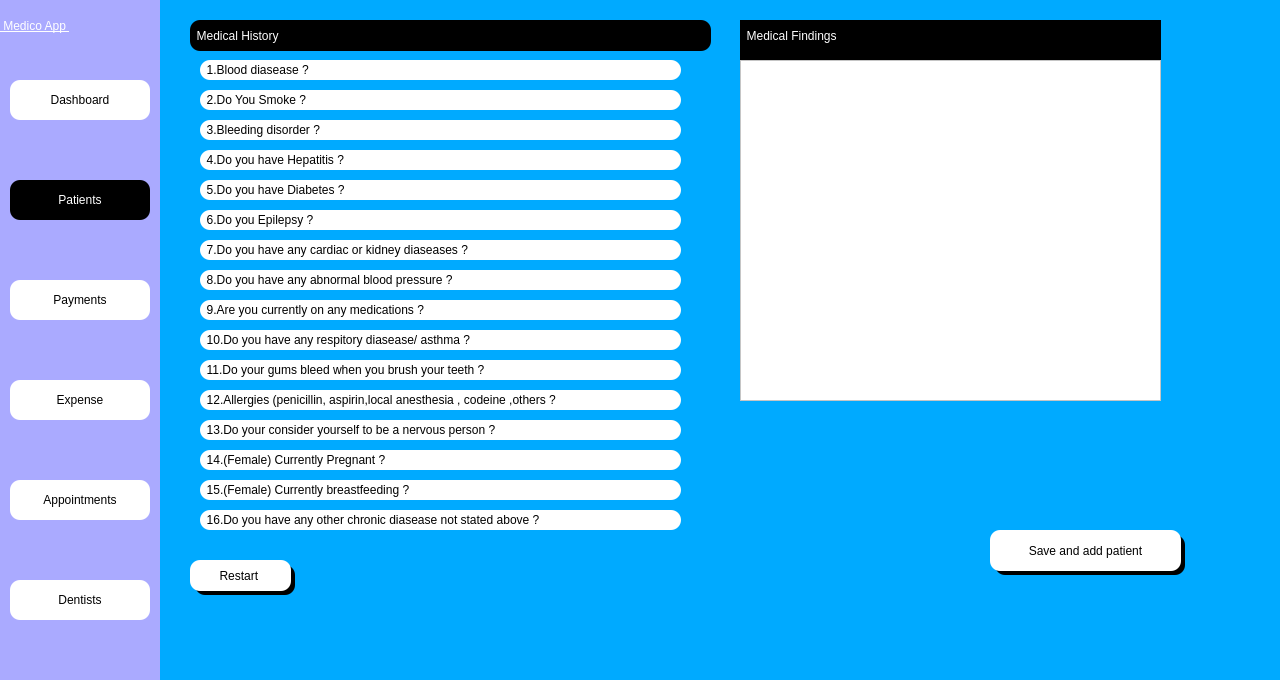
<?xml version="1.0" encoding="UTF-8"?>
<ui version="4.0">
 <class>Dialog</class>
 <widget class="QDialog" name="Dialog">
  <property name="geometry">
   <rect>
    <x>0</x>
    <y>0</y>
    <width>1280</width>
    <height>680</height>
   </rect>
  </property>
  <property name="windowTitle">
   <string>Dialog</string>
  </property>
  <property name="styleSheet">
   <string notr="true">background-color: rgb(0, 170, 255);</string>
  </property>
  <widget class="QWidget" name="side_bar" native="true">
   <property name="geometry">
    <rect>
     <x>0</x>
     <y>0</y>
     <width>160</width>
     <height>681</height>
    </rect>
   </property>
   <property name="styleSheet">
    <string notr="true">background-color: rgb(170, 170, 255);</string>
   </property>
   <widget class="QPushButton" name="dash_btn">
    <property name="geometry">
     <rect>
      <x>10</x>
      <y>80</y>
      <width>140</width>
      <height>40</height>
     </rect>
    </property>
    <property name="styleSheet">
     <string notr="true">QPushButton{


font:  14pt &quot;Segoe UI &quot;;
background-color: rgb(255, 255, 255);
border-top-left-radius:10px;
border-bottom-left-radius:10px;
border-top-right-radius:10px;
border-bottom-right-radius:10px;}
QPushButton:hover{
	background-color: rgb(161, 161, 161);
	color: rgb(255, 255, 255);
}
QPushButton:focus{
	background-color: rgb(161, 161, 161);
	color: rgb(255, 255, 255);
}</string>
    </property>
    <property name="text">
     <string>Dashboard</string>
    </property>
    <property name="icon">
     <iconset>
      <normaloff>../Medico_modern/dashboard.png</normaloff>../Medico_modern/dashboard.png</iconset>
    </property>
   </widget>
   <widget class="QPushButton" name="appointment_btn">
    <property name="geometry">
     <rect>
      <x>10</x>
      <y>480</y>
      <width>140</width>
      <height>40</height>
     </rect>
    </property>
    <property name="styleSheet">
     <string notr="true">QPushButton{


font:  14pt &quot;Segoe UI &quot;;
background-color: rgb(255, 255, 255);
border-top-left-radius:10px;
border-bottom-left-radius:10px;
border-top-right-radius:10px;
border-bottom-right-radius:10px;}
QPushButton:hover{
	background-color: rgb(161, 161, 161);
	color: rgb(255, 255, 255);
}
QPushButton:focus{
	background-color: rgb(161, 161, 161);
	color: rgb(255, 255, 255);
}</string>
    </property>
    <property name="text">
     <string>Appointments</string>
    </property>
    <property name="icon">
     <iconset>
      <normaloff>../Medico_modern/appointmentdownload (1).png</normaloff>../Medico_modern/appointmentdownload (1).png</iconset>
    </property>
   </widget>
   <widget class="QPushButton" name="dentist_btn">
    <property name="geometry">
     <rect>
      <x>10</x>
      <y>580</y>
      <width>140</width>
      <height>40</height>
     </rect>
    </property>
    <property name="styleSheet">
     <string notr="true">QPushButton{


font:  14pt &quot;Segoe UI &quot;;
background-color: rgb(255, 255, 255);
border-top-left-radius:10px;
border-bottom-left-radius:10px;
border-top-right-radius:10px;
border-bottom-right-radius:10px;}
QPushButton:hover{
	background-color: rgb(161, 161, 161);
	color: rgb(255, 255, 255);
}
QPushButton:focus{
	background-color: rgb(161, 161, 161);
	color: rgb(255, 255, 255);
}</string>
    </property>
    <property name="text">
     <string>Dentists</string>
    </property>
    <property name="icon">
     <iconset>
      <normaloff>../Medico_modern/dentistimages.png</normaloff>../Medico_modern/dentistimages.png</iconset>
    </property>
   </widget>
   <widget class="QPushButton" name="payment_btn">
    <property name="geometry">
     <rect>
      <x>10</x>
      <y>280</y>
      <width>140</width>
      <height>40</height>
     </rect>
    </property>
    <property name="styleSheet">
     <string notr="true">QPushButton{


font:  14pt &quot;Segoe UI &quot;;
background-color: rgb(255, 255, 255);
border-top-left-radius:10px;
border-bottom-left-radius:10px;
border-top-right-radius:10px;
border-bottom-right-radius:10px;}
QPushButton:hover{
	background-color: rgb(161, 161, 161);
	color: rgb(255, 255, 255);
}
QPushButton:focus{
	background-color: rgb(161, 161, 161);
	color: rgb(255, 255, 255);
}</string>
    </property>
    <property name="text">
     <string>Payments</string>
    </property>
    <property name="icon">
     <iconset>
      <normaloff>../Medico_modern/billingdownload (1).png</normaloff>../Medico_modern/billingdownload (1).png</iconset>
    </property>
   </widget>
   <widget class="QPushButton" name="expense_btn">
    <property name="geometry">
     <rect>
      <x>10</x>
      <y>380</y>
      <width>140</width>
      <height>40</height>
     </rect>
    </property>
    <property name="styleSheet">
     <string notr="true">QPushButton{


font:  14pt &quot;Segoe UI &quot;;
background-color: rgb(255, 255, 255);
border-top-left-radius:10px;
border-bottom-left-radius:10px;
border-top-right-radius:10px;
border-bottom-right-radius:10px;}
QPushButton:hover{
	background-color: rgb(161, 161, 161);
	color: rgb(255, 255, 255);
}
QPushButton:focus{
	background-color: rgb(161, 161, 161);
	color: rgb(255, 255, 255);
}</string>
    </property>
    <property name="text">
     <string>Expense</string>
    </property>
    <property name="icon">
     <iconset>
      <normaloff>../Medico_modern/billingdownload (1).png</normaloff>../Medico_modern/billingdownload (1).png</iconset>
    </property>
   </widget>
   <widget class="QLabel" name="label_6">
    <property name="geometry">
     <rect>
      <x>0</x>
      <y>0</y>
      <width>161</width>
      <height>51</height>
     </rect>
    </property>
    <property name="styleSheet">
     <string notr="true">font: 20pt &quot;MS Shell Dlg 2&quot;;
font: 75 20pt &quot;MS Shell Dlg 2&quot;;
text-decoration: underline;
font: 22pt &quot;MS Shell Dlg 2&quot;;
background-color: rgba(255, 255, 255,0);
color: rgb(255, 255, 255);
</string>
    </property>
    <property name="text">
     <string> Medico App </string>
    </property>
   </widget>
  </widget>
  <widget class="QPushButton" name="patient_btn">
   <property name="geometry">
    <rect>
     <x>10</x>
     <y>180</y>
     <width>140</width>
     <height>40</height>
    </rect>
   </property>
   <property name="styleSheet">
    <string notr="true">
QPushButton{


font:  14pt &quot;Segoe UI &quot;;
background-color: rgb(255, 255, 255);
border-top-left-radius:10px;
border-bottom-left-radius:10px;
border-top-right-radius:10px;
border-bottom-right-radius:10px;

	background-color: rgb(0, 0, 0);
	color: rgb(255, 255, 255);
}

QPushButton:hover{
	background-color: rgb(161, 161, 161);
	color: rgb(255, 255, 255);
}
QPushButton:focus{
	background-color: rgb(0, 0, 0);
	color: rgb(255, 255, 255);
}
</string>
   </property>
   <property name="text">
    <string>Patients</string>
   </property>
   <property name="icon">
    <iconset>
     <normaloff>../Medico_modern/patientdownload .png</normaloff>../Medico_modern/patientdownload .png</iconset>
   </property>
  </widget>
  <widget class="QWidget" name="widget" native="true">
   <property name="geometry">
    <rect>
     <x>190</x>
     <y>20</y>
     <width>521</width>
     <height>521</height>
    </rect>
   </property>
   <property name="styleSheet">
    <string notr="true">font: 12pt &quot;MS Shell Dlg 2&quot;;

border-top-left-radius:10px;
border-bottom-left-radius:10px;
border-top-right-radius:10px;
border-bottom-right-radius:10px;
background-color: rgba(0, 0, 0,.5);
color: rgb(255, 255, 255);</string>
   </property>
   <widget class="QLabel" name="q1">
    <property name="geometry">
     <rect>
      <x>10</x>
      <y>40</y>
      <width>481</width>
      <height>20</height>
     </rect>
    </property>
    <property name="styleSheet">
     <string notr="true">color: rgb(0, 0, 0);
background-color: rgb(255, 255, 255);



font:  12pt &quot;Segoe UI &quot;;</string>
    </property>
    <property name="text">
     <string>  1.Blood diasease ?</string>
    </property>
   </widget>
   <widget class="QCheckBox" name="q1_y_check">
    <property name="geometry">
     <rect>
      <x>500</x>
      <y>40</y>
      <width>16</width>
      <height>20</height>
     </rect>
    </property>
    <property name="styleSheet">
     <string notr="true">QCheckBox{
	background-color: rgba(0, 0, 0,0);
}
QCheckBox:focus{
	background-color: rgb(161, 161, 161);
	color: rgb(255, 255, 255);
}</string>
    </property>
    <property name="text">
     <string/>
    </property>
   </widget>
   <widget class="QLabel" name="q2">
    <property name="geometry">
     <rect>
      <x>10</x>
      <y>70</y>
      <width>481</width>
      <height>20</height>
     </rect>
    </property>
    <property name="styleSheet">
     <string notr="true">color: rgb(0, 0, 0);
background-color: rgb(255, 255, 255);



font:  12pt &quot;Segoe UI &quot;;</string>
    </property>
    <property name="text">
     <string>  2.Do You Smoke ?</string>
    </property>
   </widget>
   <widget class="QCheckBox" name="q2_y_check">
    <property name="geometry">
     <rect>
      <x>500</x>
      <y>70</y>
      <width>16</width>
      <height>20</height>
     </rect>
    </property>
    <property name="styleSheet">
     <string notr="true">QCheckBox{
	background-color: rgba(0, 0, 0,0);
}
QCheckBox:focus{
	background-color: rgb(161, 161, 161);
	color: rgb(255, 255, 255);
}</string>
    </property>
    <property name="text">
     <string/>
    </property>
   </widget>
   <widget class="QLabel" name="q3">
    <property name="geometry">
     <rect>
      <x>10</x>
      <y>100</y>
      <width>481</width>
      <height>20</height>
     </rect>
    </property>
    <property name="styleSheet">
     <string notr="true">color: rgb(0, 0, 0);
background-color: rgb(255, 255, 255);



font:  12pt &quot;Segoe UI &quot;;</string>
    </property>
    <property name="text">
     <string>  3.Bleeding disorder ?</string>
    </property>
   </widget>
   <widget class="QCheckBox" name="q3_y_check">
    <property name="geometry">
     <rect>
      <x>500</x>
      <y>100</y>
      <width>16</width>
      <height>20</height>
     </rect>
    </property>
    <property name="styleSheet">
     <string notr="true">QCheckBox{
	background-color: rgba(0, 0, 0,0);
}
QCheckBox:focus{
	background-color: rgb(161, 161, 161);
	color: rgb(255, 255, 255);
}</string>
    </property>
    <property name="text">
     <string/>
    </property>
   </widget>
   <widget class="QLabel" name="q4">
    <property name="geometry">
     <rect>
      <x>10</x>
      <y>130</y>
      <width>481</width>
      <height>20</height>
     </rect>
    </property>
    <property name="styleSheet">
     <string notr="true">color: rgb(0, 0, 0);
background-color: rgb(255, 255, 255);



font:  12pt &quot;Segoe UI &quot;;</string>
    </property>
    <property name="text">
     <string>  4.Do you have Hepatitis ?</string>
    </property>
   </widget>
   <widget class="QCheckBox" name="q4_y_check">
    <property name="geometry">
     <rect>
      <x>500</x>
      <y>130</y>
      <width>16</width>
      <height>20</height>
     </rect>
    </property>
    <property name="styleSheet">
     <string notr="true">QCheckBox{
	background-color: rgba(0, 0, 0,0);
}
QCheckBox:focus{
	background-color: rgb(161, 161, 161);
	color: rgb(255, 255, 255);
}</string>
    </property>
    <property name="text">
     <string/>
    </property>
   </widget>
   <widget class="QLabel" name="q5">
    <property name="geometry">
     <rect>
      <x>10</x>
      <y>160</y>
      <width>481</width>
      <height>20</height>
     </rect>
    </property>
    <property name="styleSheet">
     <string notr="true">color: rgb(0, 0, 0);
background-color: rgb(255, 255, 255);



font:  12pt &quot;Segoe UI &quot;;</string>
    </property>
    <property name="text">
     <string>  5.Do you have Diabetes ?</string>
    </property>
   </widget>
   <widget class="QCheckBox" name="q5_y_check">
    <property name="geometry">
     <rect>
      <x>500</x>
      <y>160</y>
      <width>16</width>
      <height>20</height>
     </rect>
    </property>
    <property name="styleSheet">
     <string notr="true">QCheckBox{
	background-color: rgba(0, 0, 0,0);
}
QCheckBox:focus{
	background-color: rgb(161, 161, 161);
	color: rgb(255, 255, 255);
}</string>
    </property>
    <property name="text">
     <string/>
    </property>
   </widget>
   <widget class="QLabel" name="q6">
    <property name="geometry">
     <rect>
      <x>10</x>
      <y>190</y>
      <width>481</width>
      <height>20</height>
     </rect>
    </property>
    <property name="styleSheet">
     <string notr="true">color: rgb(0, 0, 0);
background-color: rgb(255, 255, 255);



font:  12pt &quot;Segoe UI &quot;;</string>
    </property>
    <property name="text">
     <string>  6.Do you Epilepsy ?</string>
    </property>
   </widget>
   <widget class="QCheckBox" name="q6_y_check">
    <property name="geometry">
     <rect>
      <x>500</x>
      <y>190</y>
      <width>16</width>
      <height>20</height>
     </rect>
    </property>
    <property name="styleSheet">
     <string notr="true">QCheckBox{
	background-color: rgba(0, 0, 0,0);
}
QCheckBox:focus{
	background-color: rgb(161, 161, 161);
	color: rgb(255, 255, 255);
}</string>
    </property>
    <property name="text">
     <string/>
    </property>
   </widget>
   <widget class="QLabel" name="q7">
    <property name="geometry">
     <rect>
      <x>10</x>
      <y>220</y>
      <width>481</width>
      <height>20</height>
     </rect>
    </property>
    <property name="styleSheet">
     <string notr="true">color: rgb(0, 0, 0);
background-color: rgb(255, 255, 255);



font:  12pt &quot;Segoe UI &quot;;</string>
    </property>
    <property name="text">
     <string>  7.Do you have any cardiac or kidney diaseases ?</string>
    </property>
   </widget>
   <widget class="QCheckBox" name="q7_y_check">
    <property name="geometry">
     <rect>
      <x>500</x>
      <y>220</y>
      <width>16</width>
      <height>20</height>
     </rect>
    </property>
    <property name="styleSheet">
     <string notr="true">QCheckBox{
	background-color: rgba(0, 0, 0,0);
}
QCheckBox:focus{
	background-color: rgb(161, 161, 161);
	color: rgb(255, 255, 255);
}</string>
    </property>
    <property name="text">
     <string/>
    </property>
   </widget>
   <widget class="QLabel" name="q8">
    <property name="geometry">
     <rect>
      <x>10</x>
      <y>250</y>
      <width>481</width>
      <height>20</height>
     </rect>
    </property>
    <property name="styleSheet">
     <string notr="true">color: rgb(0, 0, 0);
background-color: rgb(255, 255, 255);



font:  12pt &quot;Segoe UI &quot;;</string>
    </property>
    <property name="text">
     <string>  8.Do you have any abnormal blood pressure ?</string>
    </property>
   </widget>
   <widget class="QCheckBox" name="q8_y_check">
    <property name="geometry">
     <rect>
      <x>500</x>
      <y>250</y>
      <width>16</width>
      <height>20</height>
     </rect>
    </property>
    <property name="styleSheet">
     <string notr="true">QCheckBox{
	background-color: rgba(0, 0, 0,0);
}
QCheckBox:focus{
	background-color: rgb(161, 161, 161);
	color: rgb(255, 255, 255);
}</string>
    </property>
    <property name="text">
     <string/>
    </property>
   </widget>
   <widget class="QLabel" name="q9">
    <property name="geometry">
     <rect>
      <x>10</x>
      <y>280</y>
      <width>481</width>
      <height>20</height>
     </rect>
    </property>
    <property name="styleSheet">
     <string notr="true">color: rgb(0, 0, 0);
background-color: rgb(255, 255, 255);



font:  12pt &quot;Segoe UI &quot;;</string>
    </property>
    <property name="text">
     <string>  9.Are you currently on any medications ?</string>
    </property>
   </widget>
   <widget class="QCheckBox" name="q9_y_check">
    <property name="geometry">
     <rect>
      <x>500</x>
      <y>280</y>
      <width>16</width>
      <height>20</height>
     </rect>
    </property>
    <property name="styleSheet">
     <string notr="true">QCheckBox{
	background-color: rgba(0, 0, 0,0);
}
QCheckBox:focus{
	background-color: rgb(161, 161, 161);
	color: rgb(255, 255, 255);
}</string>
    </property>
    <property name="text">
     <string/>
    </property>
   </widget>
   <widget class="QLabel" name="q10">
    <property name="geometry">
     <rect>
      <x>10</x>
      <y>310</y>
      <width>481</width>
      <height>20</height>
     </rect>
    </property>
    <property name="styleSheet">
     <string notr="true">color: rgb(0, 0, 0);
background-color: rgb(255, 255, 255);



font:  12pt &quot;Segoe UI &quot;;</string>
    </property>
    <property name="text">
     <string>  10.Do you have any respitory diasease/ asthma ?</string>
    </property>
   </widget>
   <widget class="QCheckBox" name="q10_y_check">
    <property name="geometry">
     <rect>
      <x>500</x>
      <y>310</y>
      <width>16</width>
      <height>20</height>
     </rect>
    </property>
    <property name="styleSheet">
     <string notr="true">QCheckBox{
	background-color: rgba(0, 0, 0,0);
}
QCheckBox:focus{
	background-color: rgb(161, 161, 161);
	color: rgb(255, 255, 255);
}</string>
    </property>
    <property name="text">
     <string/>
    </property>
   </widget>
   <widget class="QLabel" name="q11">
    <property name="geometry">
     <rect>
      <x>10</x>
      <y>340</y>
      <width>481</width>
      <height>20</height>
     </rect>
    </property>
    <property name="styleSheet">
     <string notr="true">color: rgb(0, 0, 0);
background-color: rgb(255, 255, 255);



font:  12pt &quot;Segoe UI &quot;;</string>
    </property>
    <property name="text">
     <string>  11.Do your gums bleed when you brush your teeth ?</string>
    </property>
   </widget>
   <widget class="QCheckBox" name="q11_y_check">
    <property name="geometry">
     <rect>
      <x>500</x>
      <y>340</y>
      <width>16</width>
      <height>20</height>
     </rect>
    </property>
    <property name="styleSheet">
     <string notr="true">QCheckBox{
	background-color: rgba(0, 0, 0,0);
}
QCheckBox:focus{
	background-color: rgb(161, 161, 161);
	color: rgb(255, 255, 255);
}</string>
    </property>
    <property name="text">
     <string/>
    </property>
   </widget>
   <widget class="QLabel" name="q12">
    <property name="geometry">
     <rect>
      <x>10</x>
      <y>370</y>
      <width>481</width>
      <height>20</height>
     </rect>
    </property>
    <property name="styleSheet">
     <string notr="true">color: rgb(0, 0, 0);
background-color: rgb(255, 255, 255);



font:  12pt &quot;Segoe UI &quot;;</string>
    </property>
    <property name="text">
     <string>  12.Allergies (penicillin, aspirin,local anesthesia , codeine ,others ?</string>
    </property>
   </widget>
   <widget class="QCheckBox" name="q12_y_check">
    <property name="geometry">
     <rect>
      <x>500</x>
      <y>370</y>
      <width>16</width>
      <height>20</height>
     </rect>
    </property>
    <property name="styleSheet">
     <string notr="true">QCheckBox{
	background-color: rgba(0, 0, 0,0);
}
QCheckBox:focus{
	background-color: rgb(161, 161, 161);
	color: rgb(255, 255, 255);
}</string>
    </property>
    <property name="text">
     <string/>
    </property>
   </widget>
   <widget class="QLabel" name="q13">
    <property name="geometry">
     <rect>
      <x>10</x>
      <y>400</y>
      <width>481</width>
      <height>20</height>
     </rect>
    </property>
    <property name="styleSheet">
     <string notr="true">color: rgb(0, 0, 0);
background-color: rgb(255, 255, 255);



font:  12pt &quot;Segoe UI &quot;;</string>
    </property>
    <property name="text">
     <string>  13.Do your consider yourself to be a nervous person ?</string>
    </property>
   </widget>
   <widget class="QCheckBox" name="q13_y_check">
    <property name="geometry">
     <rect>
      <x>500</x>
      <y>400</y>
      <width>16</width>
      <height>20</height>
     </rect>
    </property>
    <property name="styleSheet">
     <string notr="true">QCheckBox{
	background-color: rgba(0, 0, 0,0);
}
QCheckBox:focus{
	background-color: rgb(161, 161, 161);
	color: rgb(255, 255, 255);
}</string>
    </property>
    <property name="text">
     <string/>
    </property>
   </widget>
   <widget class="QLabel" name="q14">
    <property name="geometry">
     <rect>
      <x>10</x>
      <y>430</y>
      <width>481</width>
      <height>20</height>
     </rect>
    </property>
    <property name="styleSheet">
     <string notr="true">color: rgb(0, 0, 0);
background-color: rgb(255, 255, 255);



font:  12pt &quot;Segoe UI &quot;;</string>
    </property>
    <property name="text">
     <string>  14.(Female) Currently Pregnant ?</string>
    </property>
   </widget>
   <widget class="QCheckBox" name="q14_y_check">
    <property name="geometry">
     <rect>
      <x>500</x>
      <y>430</y>
      <width>16</width>
      <height>20</height>
     </rect>
    </property>
    <property name="styleSheet">
     <string notr="true">QCheckBox{
	background-color: rgba(0, 0, 0,0);
}
QCheckBox:focus{
	background-color: rgb(161, 161, 161);
	color: rgb(255, 255, 255);
}</string>
    </property>
    <property name="text">
     <string/>
    </property>
   </widget>
   <widget class="QLabel" name="q15">
    <property name="geometry">
     <rect>
      <x>10</x>
      <y>460</y>
      <width>481</width>
      <height>20</height>
     </rect>
    </property>
    <property name="styleSheet">
     <string notr="true">color: rgb(0, 0, 0);
background-color: rgb(255, 255, 255);



font:  12pt &quot;Segoe UI &quot;;</string>
    </property>
    <property name="text">
     <string>  15.(Female) Currently breastfeeding ?</string>
    </property>
   </widget>
   <widget class="QCheckBox" name="q15_y_check">
    <property name="geometry">
     <rect>
      <x>500</x>
      <y>460</y>
      <width>16</width>
      <height>20</height>
     </rect>
    </property>
    <property name="styleSheet">
     <string notr="true">QCheckBox{
	background-color: rgba(0, 0, 0,0);
}
QCheckBox:focus{
	background-color: rgb(161, 161, 161);
	color: rgb(255, 255, 255);
}</string>
    </property>
    <property name="text">
     <string/>
    </property>
   </widget>
   <widget class="QLabel" name="q16">
    <property name="geometry">
     <rect>
      <x>10</x>
      <y>490</y>
      <width>481</width>
      <height>20</height>
     </rect>
    </property>
    <property name="styleSheet">
     <string notr="true">color: rgb(0, 0, 0);
background-color: rgb(255, 255, 255);



font:  12pt &quot;Segoe UI &quot;;</string>
    </property>
    <property name="text">
     <string>  16.Do you have any other chronic diasease not stated above ?</string>
    </property>
   </widget>
   <widget class="QCheckBox" name="q16_y_check">
    <property name="geometry">
     <rect>
      <x>500</x>
      <y>490</y>
      <width>16</width>
      <height>20</height>
     </rect>
    </property>
    <property name="styleSheet">
     <string notr="true">QCheckBox{
	background-color: rgba(0, 0, 0,0);
}
QCheckBox:focus{
	background-color: rgb(161, 161, 161);
	color: rgb(255, 255, 255);
}</string>
    </property>
    <property name="text">
     <string/>
    </property>
   </widget>
   <widget class="QLabel" name="findings_label_2">
    <property name="geometry">
     <rect>
      <x>0</x>
      <y>0</y>
      <width>521</width>
      <height>31</height>
     </rect>
    </property>
    <property name="styleSheet">
     <string notr="true">
color: rgb(255, 255, 255);
background-color: rgb(0, 0, 0);

font:  14pt &quot;Segoe UI &quot;;</string>
    </property>
    <property name="text">
     <string>  Medical History</string>
    </property>
   </widget>
  </widget>
  <widget class="QWidget" name="widget_2" native="true">
   <property name="geometry">
    <rect>
     <x>740</x>
     <y>20</y>
     <width>421</width>
     <height>381</height>
    </rect>
   </property>
   <property name="styleSheet">
    <string notr="true">color: rgb(255, 255, 255);
background-color: rgb(0, 0, 0);</string>
   </property>
   <widget class="QLabel" name="findings_label">
    <property name="geometry">
     <rect>
      <x>0</x>
      <y>0</y>
      <width>351</width>
      <height>31</height>
     </rect>
    </property>
    <property name="styleSheet">
     <string notr="true">
color: rgb(255, 255, 255);
background-color: rgb(0, 0, 0);

font:  14pt &quot;Segoe UI &quot;;</string>
    </property>
    <property name="text">
     <string>  Medical Findings</string>
    </property>
   </widget>
   <widget class="QTextEdit" name="med_find_edit">
    <property name="geometry">
     <rect>
      <x>0</x>
      <y>40</y>
      <width>421</width>
      <height>341</height>
     </rect>
    </property>
    <property name="styleSheet">
     <string notr="true">QTextEdit:focus{
background-color: rgb(255, 255, 255);
}
QTextEdit{
background-color: rgb(255, 255, 255);
	font: 12pt &quot;Segoe UI&quot;;
	color: rgb(0, 0, 0);
}
</string>
    </property>
   </widget>
   <zorder>med_find_edit</zorder>
   <zorder>findings_label</zorder>
  </widget>
  <widget class="QPushButton" name="save_pat">
   <property name="geometry">
    <rect>
     <x>990</x>
     <y>530</y>
     <width>191</width>
     <height>41</height>
    </rect>
   </property>
   <property name="styleSheet">
    <string notr="true">QPushButton{


font:  14pt &quot;Segoe UI &quot;;
background-color: rgb(255, 255, 255);
border-top-left-radius:10px;
border-bottom-left-radius:10px;
border-top-right-radius:10px;
border-bottom-right-radius:10px;}
QPushButton:hover{
	background-color: rgb(161, 161, 161);
	color: rgb(255, 255, 255);
}
QPushButton:focus{
	background-color: rgb(161, 161, 161);
	color: rgb(255, 255, 255);
}</string>
   </property>
   <property name="text">
    <string>Save and add patient</string>
   </property>
  </widget>
  <widget class="QPushButton" name="restart_btn">
   <property name="geometry">
    <rect>
     <x>190</x>
     <y>560</y>
     <width>101</width>
     <height>31</height>
    </rect>
   </property>
   <property name="styleSheet">
    <string notr="true">QPushButton{


font:  14pt &quot;Segoe UI &quot;;
background-color: rgb(255, 255, 255);
border-top-left-radius:10px;
border-bottom-left-radius:10px;
border-top-right-radius:10px;
border-bottom-right-radius:10px;}
QPushButton:hover{
	background-color: rgb(161, 161, 161);
	color: rgb(255, 255, 255);
}
QPushButton:focus{
	background-color: rgb(161, 161, 161);
	color: rgb(255, 255, 255);
}</string>
   </property>
   <property name="text">
    <string>Restart </string>
   </property>
  </widget>
  <widget class="QLabel" name="label">
   <property name="geometry">
    <rect>
     <x>20</x>
     <y>-20</y>
     <width>1280</width>
     <height>720</height>
    </rect>
   </property>
   <property name="text">
    <string/>
   </property>
   <property name="pixmap">
    <pixmap>../Images/daniel-frank-wKbWAMlHgNo-unsplash.jpg</pixmap>
   </property>
   <property name="scaledContents">
    <bool>true</bool>
   </property>
  </widget>
  <widget class="QLabel" name="label_4">
   <property name="geometry">
    <rect>
     <x>195</x>
     <y>565</y>
     <width>100</width>
     <height>30</height>
    </rect>
   </property>
   <property name="styleSheet">
    <string notr="true">background-color: rgb(0, 0, 0);
font: 12pt &quot;MS Shell Dlg 2&quot;;
border-top-left-radius:10px;
border-bottom-left-radius:10px;
border-top-right-radius:10px;
border-bottom-right-radius:10px;
color: rgb(255, 255, 255);
</string>
   </property>
   <property name="text">
    <string/>
   </property>
  </widget>
  <widget class="QLabel" name="label_5">
   <property name="geometry">
    <rect>
     <x>995</x>
     <y>535</y>
     <width>190</width>
     <height>40</height>
    </rect>
   </property>
   <property name="styleSheet">
    <string notr="true">background-color: rgb(0, 0, 0);
font: 12pt &quot;MS Shell Dlg 2&quot;;
border-top-left-radius:10px;
border-bottom-left-radius:10px;
border-top-right-radius:10px;
border-bottom-right-radius:10px;
color: rgb(255, 255, 255);
</string>
   </property>
   <property name="text">
    <string/>
   </property>
  </widget>
  <zorder>label</zorder>
  <zorder>side_bar</zorder>
  <zorder>patient_btn</zorder>
  <zorder>widget</zorder>
  <zorder>widget_2</zorder>
  <zorder>label_4</zorder>
  <zorder>restart_btn</zorder>
  <zorder>label_5</zorder>
  <zorder>save_pat</zorder>
 </widget>
 <tabstops>
  <tabstop>patient_btn</tabstop>
  <tabstop>payment_btn</tabstop>
  <tabstop>expense_btn</tabstop>
  <tabstop>appointment_btn</tabstop>
  <tabstop>dentist_btn</tabstop>
  <tabstop>q1_y_check</tabstop>
  <tabstop>q2_y_check</tabstop>
  <tabstop>q3_y_check</tabstop>
  <tabstop>q4_y_check</tabstop>
  <tabstop>q5_y_check</tabstop>
  <tabstop>q6_y_check</tabstop>
  <tabstop>q7_y_check</tabstop>
  <tabstop>q8_y_check</tabstop>
  <tabstop>q9_y_check</tabstop>
  <tabstop>q10_y_check</tabstop>
  <tabstop>q11_y_check</tabstop>
  <tabstop>q12_y_check</tabstop>
  <tabstop>q13_y_check</tabstop>
  <tabstop>q14_y_check</tabstop>
  <tabstop>q15_y_check</tabstop>
  <tabstop>q16_y_check</tabstop>
  <tabstop>med_find_edit</tabstop>
  <tabstop>save_pat</tabstop>
  <tabstop>restart_btn</tabstop>
  <tabstop>dash_btn</tabstop>
 </tabstops>
 <resources/>
 <connections/>
</ui>
